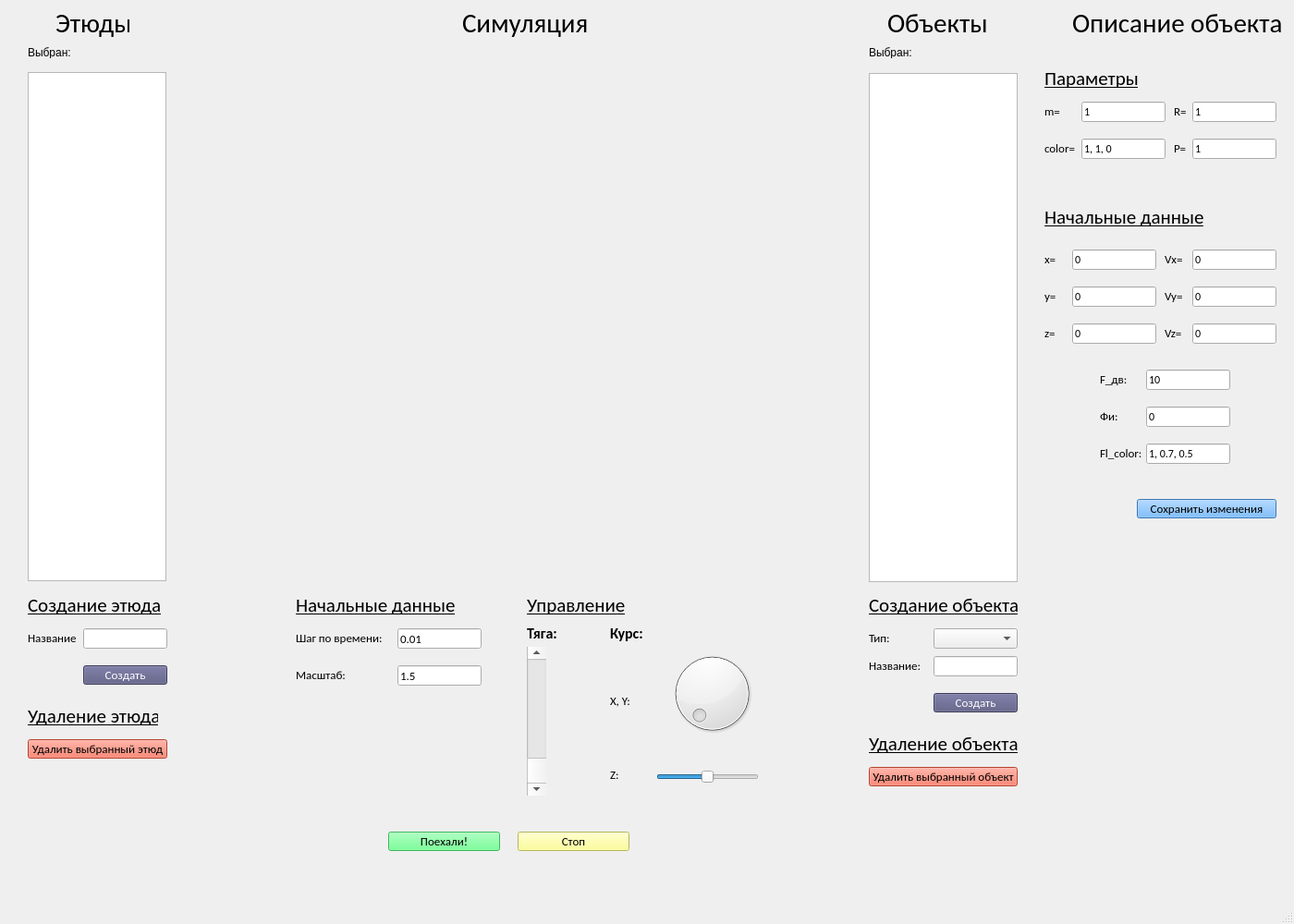
<?xml version="1.0" encoding="UTF-8"?>
<ui version="4.0">
 <class>MainWindow</class>
 <widget class="QMainWindow" name="MainWindow">
  <property name="geometry">
   <rect>
    <x>0</x>
    <y>0</y>
    <width>1400</width>
    <height>1000</height>
   </rect>
  </property>
  <property name="windowTitle">
   <string>MainWindow</string>
  </property>
  <widget class="QWidget" name="centralwidget">
   <widget class="QListWidget" name="listUniverseObjectsWidget">
    <property name="geometry">
     <rect>
      <x>940</x>
      <y>79</y>
      <width>161</width>
      <height>551</height>
     </rect>
    </property>
    <property name="font">
     <font>
      <family>Calibri</family>
     </font>
    </property>
   </widget>
   <widget class="QLabel" name="label">
    <property name="geometry">
     <rect>
      <x>60</x>
      <y>10</y>
      <width>80</width>
      <height>30</height>
     </rect>
    </property>
    <property name="font">
     <font>
      <family>Calibri</family>
      <pointsize>22</pointsize>
     </font>
    </property>
    <property name="text">
     <string>Этюды</string>
    </property>
   </widget>
   <widget class="QLabel" name="label_23">
    <property name="geometry">
     <rect>
      <x>1260</x>
      <y>350</y>
      <width>21</width>
      <height>21</height>
     </rect>
    </property>
    <property name="font">
     <font>
      <family>Calibri</family>
      <pointsize>10</pointsize>
     </font>
    </property>
    <property name="text">
     <string>Vz=</string>
    </property>
   </widget>
   <widget class="QLabel" name="Color">
    <property name="geometry">
     <rect>
      <x>1130</x>
      <y>150</y>
      <width>51</width>
      <height>21</height>
     </rect>
    </property>
    <property name="font">
     <font>
      <family>Calibri</family>
      <pointsize>10</pointsize>
     </font>
    </property>
    <property name="text">
     <string>color=</string>
    </property>
   </widget>
   <widget class="QPushButton" name="saveDataButton">
    <property name="geometry">
     <rect>
      <x>1230</x>
      <y>540</y>
      <width>151</width>
      <height>21</height>
     </rect>
    </property>
    <property name="font">
     <font>
      <family>Calibri</family>
      <pointsize>10</pointsize>
     </font>
    </property>
    <property name="styleSheet">
     <string notr="true">background-color: rgb(85, 170, 255);</string>
    </property>
    <property name="text">
     <string>Сохранить изменения</string>
    </property>
   </widget>
   <widget class="QLineEdit" name="z0_field">
    <property name="geometry">
     <rect>
      <x>1160</x>
      <y>350</y>
      <width>91</width>
      <height>22</height>
     </rect>
    </property>
    <property name="font">
     <font>
      <family>Calibri</family>
     </font>
    </property>
    <property name="text">
     <string>0</string>
    </property>
   </widget>
   <widget class="QLineEdit" name="R_field">
    <property name="geometry">
     <rect>
      <x>1290</x>
      <y>110</y>
      <width>91</width>
      <height>22</height>
     </rect>
    </property>
    <property name="font">
     <font>
      <family>Calibri</family>
     </font>
    </property>
    <property name="text">
     <string>1</string>
    </property>
   </widget>
   <widget class="QLabel" name="label_3">
    <property name="geometry">
     <rect>
      <x>1270</x>
      <y>110</y>
      <width>21</width>
      <height>21</height>
     </rect>
    </property>
    <property name="font">
     <font>
      <family>Calibri</family>
      <pointsize>10</pointsize>
     </font>
    </property>
    <property name="text">
     <string>R=</string>
    </property>
   </widget>
   <widget class="QLineEdit" name="x0_field">
    <property name="geometry">
     <rect>
      <x>1160</x>
      <y>270</y>
      <width>91</width>
      <height>22</height>
     </rect>
    </property>
    <property name="font">
     <font>
      <family>Calibri</family>
     </font>
    </property>
    <property name="text">
     <string>0</string>
    </property>
   </widget>
   <widget class="QLabel" name="label_22">
    <property name="geometry">
     <rect>
      <x>1190</x>
      <y>440</y>
      <width>31</width>
      <height>21</height>
     </rect>
    </property>
    <property name="font">
     <font>
      <family>Calibri</family>
      <pointsize>10</pointsize>
     </font>
    </property>
    <property name="text">
     <string>Фи:</string>
    </property>
   </widget>
   <widget class="QLineEdit" name="Vy0_field">
    <property name="geometry">
     <rect>
      <x>1290</x>
      <y>310</y>
      <width>91</width>
      <height>22</height>
     </rect>
    </property>
    <property name="font">
     <font>
      <family>Calibri</family>
     </font>
    </property>
    <property name="text">
     <string>0</string>
    </property>
   </widget>
   <widget class="QLineEdit" name="F_dv_field">
    <property name="geometry">
     <rect>
      <x>1240</x>
      <y>400</y>
      <width>91</width>
      <height>22</height>
     </rect>
    </property>
    <property name="font">
     <font>
      <family>Calibri</family>
     </font>
    </property>
    <property name="text">
     <string>10</string>
    </property>
   </widget>
   <widget class="QLineEdit" name="y0_field">
    <property name="geometry">
     <rect>
      <x>1160</x>
      <y>310</y>
      <width>91</width>
      <height>22</height>
     </rect>
    </property>
    <property name="font">
     <font>
      <family>Calibri</family>
     </font>
    </property>
    <property name="text">
     <string>0</string>
    </property>
   </widget>
   <widget class="QLineEdit" name="Phi_field">
    <property name="geometry">
     <rect>
      <x>1240</x>
      <y>440</y>
      <width>91</width>
      <height>22</height>
     </rect>
    </property>
    <property name="font">
     <font>
      <family>Calibri</family>
     </font>
    </property>
    <property name="text">
     <string>0</string>
    </property>
   </widget>
   <widget class="QLineEdit" name="Color_field">
    <property name="geometry">
     <rect>
      <x>1170</x>
      <y>150</y>
      <width>91</width>
      <height>22</height>
     </rect>
    </property>
    <property name="font">
     <font>
      <family>Calibri</family>
     </font>
    </property>
    <property name="text">
     <string>1, 1, 0</string>
    </property>
   </widget>
   <widget class="QLabel" name="Color_2">
    <property name="geometry">
     <rect>
      <x>1270</x>
      <y>150</y>
      <width>31</width>
      <height>21</height>
     </rect>
    </property>
    <property name="font">
     <font>
      <family>Calibri</family>
      <pointsize>10</pointsize>
     </font>
    </property>
    <property name="text">
     <string>P=</string>
    </property>
   </widget>
   <widget class="QLabel" name="label_17">
    <property name="geometry">
     <rect>
      <x>1130</x>
      <y>310</y>
      <width>21</width>
      <height>21</height>
     </rect>
    </property>
    <property name="font">
     <font>
      <family>Calibri</family>
      <pointsize>10</pointsize>
     </font>
    </property>
    <property name="text">
     <string>y=</string>
    </property>
   </widget>
   <widget class="QLineEdit" name="P_field">
    <property name="geometry">
     <rect>
      <x>1290</x>
      <y>150</y>
      <width>91</width>
      <height>22</height>
     </rect>
    </property>
    <property name="font">
     <font>
      <family>Calibri</family>
     </font>
    </property>
    <property name="text">
     <string>1</string>
    </property>
   </widget>
   <widget class="QLabel" name="label_20">
    <property name="geometry">
     <rect>
      <x>1260</x>
      <y>270</y>
      <width>21</width>
      <height>21</height>
     </rect>
    </property>
    <property name="font">
     <font>
      <family>Calibri</family>
      <pointsize>10</pointsize>
     </font>
    </property>
    <property name="text">
     <string>Vx=</string>
    </property>
   </widget>
   <widget class="QLabel" name="label_18">
    <property name="geometry">
     <rect>
      <x>1190</x>
      <y>400</y>
      <width>31</width>
      <height>21</height>
     </rect>
    </property>
    <property name="font">
     <font>
      <family>Calibri</family>
      <pointsize>10</pointsize>
     </font>
    </property>
    <property name="text">
     <string>F_дв:</string>
    </property>
   </widget>
   <widget class="QLineEdit" name="Flamecolor_field">
    <property name="geometry">
     <rect>
      <x>1240</x>
      <y>480</y>
      <width>91</width>
      <height>22</height>
     </rect>
    </property>
    <property name="font">
     <font>
      <family>Calibri</family>
     </font>
    </property>
    <property name="text">
     <string>1, 0.7, 0.5</string>
    </property>
   </widget>
   <widget class="QLineEdit" name="Vx0_field">
    <property name="geometry">
     <rect>
      <x>1290</x>
      <y>270</y>
      <width>91</width>
      <height>22</height>
     </rect>
    </property>
    <property name="font">
     <font>
      <family>Calibri</family>
     </font>
    </property>
    <property name="text">
     <string>0</string>
    </property>
   </widget>
   <widget class="QLabel" name="label_5">
    <property name="geometry">
     <rect>
      <x>1130</x>
      <y>110</y>
      <width>21</width>
      <height>21</height>
     </rect>
    </property>
    <property name="font">
     <font>
      <family>Calibri</family>
      <pointsize>10</pointsize>
     </font>
    </property>
    <property name="text">
     <string>m=</string>
    </property>
   </widget>
   <widget class="QLabel" name="label_21">
    <property name="geometry">
     <rect>
      <x>1260</x>
      <y>310</y>
      <width>21</width>
      <height>21</height>
     </rect>
    </property>
    <property name="font">
     <font>
      <family>Calibri</family>
      <pointsize>10</pointsize>
     </font>
    </property>
    <property name="text">
     <string>Vy=</string>
    </property>
   </widget>
   <widget class="QLabel" name="label_16">
    <property name="geometry">
     <rect>
      <x>1130</x>
      <y>270</y>
      <width>21</width>
      <height>21</height>
     </rect>
    </property>
    <property name="font">
     <font>
      <family>Calibri</family>
      <pointsize>10</pointsize>
     </font>
    </property>
    <property name="text">
     <string>x=</string>
    </property>
   </widget>
   <widget class="QLabel" name="Color_3">
    <property name="geometry">
     <rect>
      <x>1190</x>
      <y>480</y>
      <width>51</width>
      <height>21</height>
     </rect>
    </property>
    <property name="font">
     <font>
      <family>Calibri</family>
      <pointsize>10</pointsize>
     </font>
    </property>
    <property name="text">
     <string>Fl_color:</string>
    </property>
   </widget>
   <widget class="QLineEdit" name="Vz0_field">
    <property name="geometry">
     <rect>
      <x>1290</x>
      <y>350</y>
      <width>91</width>
      <height>22</height>
     </rect>
    </property>
    <property name="font">
     <font>
      <family>Calibri</family>
     </font>
    </property>
    <property name="text">
     <string>0</string>
    </property>
   </widget>
   <widget class="QLabel" name="label_19">
    <property name="geometry">
     <rect>
      <x>1130</x>
      <y>350</y>
      <width>21</width>
      <height>21</height>
     </rect>
    </property>
    <property name="font">
     <font>
      <family>Calibri</family>
      <pointsize>10</pointsize>
     </font>
    </property>
    <property name="text">
     <string>z=</string>
    </property>
   </widget>
   <widget class="QLineEdit" name="M_field">
    <property name="geometry">
     <rect>
      <x>1170</x>
      <y>110</y>
      <width>91</width>
      <height>22</height>
     </rect>
    </property>
    <property name="font">
     <font>
      <family>Calibri</family>
     </font>
    </property>
    <property name="text">
     <string>1</string>
    </property>
   </widget>
   <widget class="QLabel" name="label_6">
    <property name="geometry">
     <rect>
      <x>960</x>
      <y>10</y>
      <width>111</width>
      <height>30</height>
     </rect>
    </property>
    <property name="font">
     <font>
      <family>Calibri</family>
      <pointsize>22</pointsize>
     </font>
    </property>
    <property name="text">
     <string>Объекты</string>
    </property>
   </widget>
   <widget class="QLabel" name="label_7">
    <property name="geometry">
     <rect>
      <x>1160</x>
      <y>10</y>
      <width>231</width>
      <height>30</height>
     </rect>
    </property>
    <property name="font">
     <font>
      <family>Calibri</family>
      <pointsize>22</pointsize>
     </font>
    </property>
    <property name="text">
     <string>Описание объекта</string>
    </property>
   </widget>
   <widget class="QLabel" name="label_8">
    <property name="geometry">
     <rect>
      <x>500</x>
      <y>10</y>
      <width>141</width>
      <height>30</height>
     </rect>
    </property>
    <property name="font">
     <font>
      <family>Calibri</family>
      <pointsize>22</pointsize>
     </font>
    </property>
    <property name="text">
     <string>Симуляция</string>
    </property>
   </widget>
   <widget class="SpaceWidget" name="SpWidget" native="true">
    <property name="geometry">
     <rect>
      <x>230</x>
      <y>80</y>
      <width>671</width>
      <height>551</height>
     </rect>
    </property>
    <property name="font">
     <font>
      <family>Calibri</family>
     </font>
    </property>
   </widget>
   <widget class="QLabel" name="label_4">
    <property name="geometry">
     <rect>
      <x>320</x>
      <y>680</y>
      <width>141</width>
      <height>20</height>
     </rect>
    </property>
    <property name="font">
     <font>
      <family>Calibri</family>
      <pointsize>10</pointsize>
     </font>
    </property>
    <property name="text">
     <string>Шаг по времени:</string>
    </property>
   </widget>
   <widget class="QLineEdit" name="TStep_field">
    <property name="geometry">
     <rect>
      <x>430</x>
      <y>680</y>
      <width>91</width>
      <height>22</height>
     </rect>
    </property>
    <property name="font">
     <font>
      <family>Calibri</family>
      <pointsize>10</pointsize>
     </font>
    </property>
    <property name="text">
     <string>0.01</string>
    </property>
   </widget>
   <widget class="QSlider" name="Z_turbo">
    <property name="geometry">
     <rect>
      <x>710</x>
      <y>830</y>
      <width>111</width>
      <height>22</height>
     </rect>
    </property>
    <property name="font">
     <font>
      <family>Calibri</family>
     </font>
    </property>
    <property name="minimum">
     <number>-90</number>
    </property>
    <property name="maximum">
     <number>90</number>
    </property>
    <property name="singleStep">
     <number>1</number>
    </property>
    <property name="orientation">
     <enum>Qt::Horizontal</enum>
    </property>
   </widget>
   <widget class="QPushButton" name="StopButton">
    <property name="geometry">
     <rect>
      <x>560</x>
      <y>900</y>
      <width>121</width>
      <height>21</height>
     </rect>
    </property>
    <property name="font">
     <font>
      <family>Calibri</family>
      <pointsize>10</pointsize>
     </font>
    </property>
    <property name="styleSheet">
     <string notr="true">background-color: rgb(255, 255, 127);</string>
    </property>
    <property name="text">
     <string>Стоп</string>
    </property>
   </widget>
   <widget class="QScrollBar" name="F_Bar">
    <property name="geometry">
     <rect>
      <x>570</x>
      <y>700</y>
      <width>21</width>
      <height>161</height>
     </rect>
    </property>
    <property name="font">
     <font>
      <family>Calibri</family>
      <pointsize>10</pointsize>
     </font>
    </property>
    <property name="maximum">
     <number>100</number>
    </property>
    <property name="singleStep">
     <number>1</number>
    </property>
    <property name="orientation">
     <enum>Qt::Vertical</enum>
    </property>
    <property name="invertedAppearance">
     <bool>true</bool>
    </property>
   </widget>
   <widget class="QLineEdit" name="K_field">
    <property name="geometry">
     <rect>
      <x>430</x>
      <y>720</y>
      <width>91</width>
      <height>22</height>
     </rect>
    </property>
    <property name="font">
     <font>
      <family>Calibri</family>
      <pointsize>10</pointsize>
     </font>
    </property>
    <property name="text">
     <string>1.5</string>
    </property>
   </widget>
   <widget class="QLabel" name="label_10">
    <property name="geometry">
     <rect>
      <x>660</x>
      <y>830</y>
      <width>16</width>
      <height>16</height>
     </rect>
    </property>
    <property name="font">
     <font>
      <family>Calibri</family>
      <pointsize>10</pointsize>
     </font>
    </property>
    <property name="text">
     <string>Z:</string>
    </property>
   </widget>
   <widget class="QLabel" name="label_11">
    <property name="geometry">
     <rect>
      <x>320</x>
      <y>720</y>
      <width>111</width>
      <height>20</height>
     </rect>
    </property>
    <property name="font">
     <font>
      <family>Calibri</family>
      <pointsize>10</pointsize>
     </font>
    </property>
    <property name="text">
     <string>Масштаб:</string>
    </property>
   </widget>
   <widget class="QDial" name="Angle_Bar">
    <property name="geometry">
     <rect>
      <x>720</x>
      <y>700</y>
      <width>101</width>
      <height>101</height>
     </rect>
    </property>
    <property name="font">
     <font>
      <family>Calibri</family>
     </font>
    </property>
    <property name="minimum">
     <number>-180</number>
    </property>
    <property name="maximum">
     <number>180</number>
    </property>
    <property name="value">
     <number>-180</number>
    </property>
    <property name="wrapping">
     <bool>false</bool>
    </property>
   </widget>
   <widget class="QPushButton" name="StartButton">
    <property name="geometry">
     <rect>
      <x>420</x>
      <y>900</y>
      <width>121</width>
      <height>21</height>
     </rect>
    </property>
    <property name="font">
     <font>
      <family>Calibri</family>
      <pointsize>10</pointsize>
     </font>
    </property>
    <property name="styleSheet">
     <string notr="true">background-color: rgb(85, 255, 127);</string>
    </property>
    <property name="text">
     <string>Поехали!</string>
    </property>
   </widget>
   <widget class="QLabel" name="label_12">
    <property name="geometry">
     <rect>
      <x>660</x>
      <y>670</y>
      <width>61</width>
      <height>31</height>
     </rect>
    </property>
    <property name="font">
     <font>
      <family>Calibri</family>
      <pointsize>12</pointsize>
      <weight>75</weight>
      <bold>true</bold>
     </font>
    </property>
    <property name="text">
     <string>Курс:</string>
    </property>
   </widget>
   <widget class="QLabel" name="label_13">
    <property name="geometry">
     <rect>
      <x>570</x>
      <y>670</y>
      <width>61</width>
      <height>31</height>
     </rect>
    </property>
    <property name="font">
     <font>
      <family>Calibri</family>
      <pointsize>12</pointsize>
      <weight>75</weight>
      <bold>true</bold>
     </font>
    </property>
    <property name="text">
     <string>Тяга:</string>
    </property>
   </widget>
   <widget class="QLabel" name="label_14">
    <property name="geometry">
     <rect>
      <x>660</x>
      <y>750</y>
      <width>31</width>
      <height>16</height>
     </rect>
    </property>
    <property name="font">
     <font>
      <family>Calibri</family>
      <pointsize>10</pointsize>
     </font>
    </property>
    <property name="text">
     <string>X, Y:</string>
    </property>
   </widget>
   <widget class="QLabel" name="label_24">
    <property name="geometry">
     <rect>
      <x>320</x>
      <y>640</y>
      <width>181</width>
      <height>30</height>
     </rect>
    </property>
    <property name="font">
     <font>
      <family>Calibri</family>
      <pointsize>16</pointsize>
      <underline>true</underline>
     </font>
    </property>
    <property name="text">
     <string>Начальные данные</string>
    </property>
   </widget>
   <widget class="QLabel" name="label_25">
    <property name="geometry">
     <rect>
      <x>30</x>
      <y>640</y>
      <width>151</width>
      <height>30</height>
     </rect>
    </property>
    <property name="font">
     <font>
      <family>Calibri</family>
      <pointsize>16</pointsize>
      <underline>true</underline>
     </font>
    </property>
    <property name="text">
     <string>Создание этюда</string>
    </property>
   </widget>
   <widget class="QLabel" name="deleteLabel">
    <property name="geometry">
     <rect>
      <x>30</x>
      <y>760</y>
      <width>141</width>
      <height>30</height>
     </rect>
    </property>
    <property name="font">
     <font>
      <family>Calibri</family>
      <pointsize>16</pointsize>
      <underline>true</underline>
     </font>
    </property>
    <property name="text">
     <string>Удаление этюда</string>
    </property>
   </widget>
   <widget class="QLabel" name="label_27">
    <property name="geometry">
     <rect>
      <x>570</x>
      <y>640</y>
      <width>111</width>
      <height>30</height>
     </rect>
    </property>
    <property name="font">
     <font>
      <family>Calibri</family>
      <pointsize>16</pointsize>
      <underline>true</underline>
     </font>
    </property>
    <property name="text">
     <string>Управление</string>
    </property>
   </widget>
   <widget class="QListWidget" name="listEtudes">
    <property name="geometry">
     <rect>
      <x>30</x>
      <y>78</y>
      <width>150</width>
      <height>551</height>
     </rect>
    </property>
    <property name="font">
     <font>
      <family>Calibri</family>
     </font>
    </property>
   </widget>
   <widget class="QLineEdit" name="nameEtudeField">
    <property name="geometry">
     <rect>
      <x>90</x>
      <y>680</y>
      <width>91</width>
      <height>22</height>
     </rect>
    </property>
    <property name="font">
     <font>
      <family>Calibri</family>
      <pointsize>10</pointsize>
     </font>
    </property>
    <property name="text">
     <string/>
    </property>
   </widget>
   <widget class="QLabel" name="label_9">
    <property name="geometry">
     <rect>
      <x>30</x>
      <y>680</y>
      <width>61</width>
      <height>20</height>
     </rect>
    </property>
    <property name="font">
     <font>
      <family>Calibri</family>
      <pointsize>10</pointsize>
     </font>
    </property>
    <property name="text">
     <string>Название</string>
    </property>
   </widget>
   <widget class="QPushButton" name="createEtudeButton">
    <property name="geometry">
     <rect>
      <x>90</x>
      <y>720</y>
      <width>91</width>
      <height>21</height>
     </rect>
    </property>
    <property name="font">
     <font>
      <family>Calibri</family>
      <pointsize>10</pointsize>
     </font>
    </property>
    <property name="styleSheet">
     <string notr="true">background-color: rgb(85, 85, 127);
color: rgb(255, 255, 255);</string>
    </property>
    <property name="text">
     <string>Создать</string>
    </property>
   </widget>
   <widget class="QPushButton" name="deleteEtudeButton">
    <property name="geometry">
     <rect>
      <x>30</x>
      <y>800</y>
      <width>151</width>
      <height>21</height>
     </rect>
    </property>
    <property name="font">
     <font>
      <family>Calibri</family>
      <pointsize>10</pointsize>
     </font>
    </property>
    <property name="styleSheet">
     <string notr="true">background-color:#ff5e42;</string>
    </property>
    <property name="text">
     <string>Удалить выбранный этюд</string>
    </property>
    <property name="autoDefault">
     <bool>false</bool>
    </property>
   </widget>
   <widget class="QLabel" name="label_28">
    <property name="geometry">
     <rect>
      <x>940</x>
      <y>640</y>
      <width>161</width>
      <height>30</height>
     </rect>
    </property>
    <property name="font">
     <font>
      <family>Calibri</family>
      <pointsize>16</pointsize>
      <underline>true</underline>
     </font>
    </property>
    <property name="text">
     <string>Создание объекта</string>
    </property>
   </widget>
   <widget class="QLabel" name="label_29">
    <property name="geometry">
     <rect>
      <x>940</x>
      <y>790</y>
      <width>161</width>
      <height>30</height>
     </rect>
    </property>
    <property name="font">
     <font>
      <family>Calibri</family>
      <pointsize>16</pointsize>
      <underline>true</underline>
     </font>
    </property>
    <property name="text">
     <string>Удаление объекта</string>
    </property>
   </widget>
   <widget class="QPushButton" name="deleteObjectButton">
    <property name="geometry">
     <rect>
      <x>940</x>
      <y>830</y>
      <width>161</width>
      <height>21</height>
     </rect>
    </property>
    <property name="font">
     <font>
      <family>Calibri</family>
      <pointsize>10</pointsize>
     </font>
    </property>
    <property name="autoFillBackground">
     <bool>false</bool>
    </property>
    <property name="styleSheet">
     <string notr="true">background-color: rgb(255, 94, 66);</string>
    </property>
    <property name="text">
     <string>Удалить выбранный объект</string>
    </property>
   </widget>
   <widget class="QLabel" name="label_30">
    <property name="geometry">
     <rect>
      <x>1130</x>
      <y>70</y>
      <width>101</width>
      <height>30</height>
     </rect>
    </property>
    <property name="font">
     <font>
      <family>Calibri</family>
      <pointsize>16</pointsize>
      <underline>true</underline>
     </font>
    </property>
    <property name="text">
     <string>Параметры</string>
    </property>
   </widget>
   <widget class="QLabel" name="label_31">
    <property name="geometry">
     <rect>
      <x>1130</x>
      <y>220</y>
      <width>181</width>
      <height>30</height>
     </rect>
    </property>
    <property name="font">
     <font>
      <family>Calibri</family>
      <pointsize>16</pointsize>
      <underline>true</underline>
     </font>
    </property>
    <property name="text">
     <string>Начальные данные</string>
    </property>
   </widget>
   <widget class="QPushButton" name="createObjectButton">
    <property name="geometry">
     <rect>
      <x>1010</x>
      <y>750</y>
      <width>91</width>
      <height>21</height>
     </rect>
    </property>
    <property name="font">
     <font>
      <family>Calibri</family>
      <pointsize>10</pointsize>
     </font>
    </property>
    <property name="styleSheet">
     <string notr="true">background-color: rgb(85, 85, 127);
color: rgb(255, 255, 255);</string>
    </property>
    <property name="text">
     <string>Создать</string>
    </property>
   </widget>
   <widget class="QComboBox" name="typeObjectComboBox">
    <property name="geometry">
     <rect>
      <x>1010</x>
      <y>680</y>
      <width>91</width>
      <height>22</height>
     </rect>
    </property>
    <property name="font">
     <font>
      <family>Calibri</family>
     </font>
    </property>
   </widget>
   <widget class="QLabel" name="label_15">
    <property name="geometry">
     <rect>
      <x>940</x>
      <y>680</y>
      <width>61</width>
      <height>20</height>
     </rect>
    </property>
    <property name="font">
     <font>
      <family>Calibri</family>
      <pointsize>10</pointsize>
     </font>
    </property>
    <property name="text">
     <string>Тип:</string>
    </property>
   </widget>
   <widget class="QLineEdit" name="nameObjectField">
    <property name="geometry">
     <rect>
      <x>1010</x>
      <y>710</y>
      <width>91</width>
      <height>22</height>
     </rect>
    </property>
    <property name="font">
     <font>
      <family>Calibri</family>
      <pointsize>10</pointsize>
     </font>
    </property>
    <property name="text">
     <string/>
    </property>
   </widget>
   <widget class="QLabel" name="label_32">
    <property name="geometry">
     <rect>
      <x>940</x>
      <y>710</y>
      <width>61</width>
      <height>20</height>
     </rect>
    </property>
    <property name="font">
     <font>
      <family>Calibri</family>
      <pointsize>10</pointsize>
     </font>
    </property>
    <property name="text">
     <string>Название:</string>
    </property>
   </widget>
   <widget class="QLabel" name="label_2">
    <property name="geometry">
     <rect>
      <x>30</x>
      <y>50</y>
      <width>47</width>
      <height>13</height>
     </rect>
    </property>
    <property name="text">
     <string>Выбран:</string>
    </property>
   </widget>
   <widget class="QLabel" name="chosenEtudeLabel">
    <property name="geometry">
     <rect>
      <x>80</x>
      <y>50</y>
      <width>101</width>
      <height>16</height>
     </rect>
    </property>
    <property name="font">
     <font>
      <weight>75</weight>
      <bold>true</bold>
     </font>
    </property>
    <property name="text">
     <string/>
    </property>
   </widget>
   <widget class="QLabel" name="label_34">
    <property name="geometry">
     <rect>
      <x>940</x>
      <y>50</y>
      <width>47</width>
      <height>13</height>
     </rect>
    </property>
    <property name="text">
     <string>Выбран:</string>
    </property>
   </widget>
   <widget class="QLabel" name="chosenObjectLabel">
    <property name="geometry">
     <rect>
      <x>990</x>
      <y>50</y>
      <width>111</width>
      <height>16</height>
     </rect>
    </property>
    <property name="font">
     <font>
      <weight>75</weight>
      <bold>true</bold>
     </font>
    </property>
    <property name="text">
     <string/>
    </property>
   </widget>
  </widget>
  <widget class="QMenuBar" name="menubar">
   <property name="geometry">
    <rect>
     <x>0</x>
     <y>0</y>
     <width>1400</width>
     <height>21</height>
    </rect>
   </property>
  </widget>
  <widget class="QStatusBar" name="statusbar"/>
 </widget>
 <customwidgets>
  <customwidget>
   <class>SpaceWidget</class>
   <extends>QWidget</extends>
   <header location="global">spacewidget.h</header>
   <container>1</container>
  </customwidget>
 </customwidgets>
 <resources/>
 <connections/>
</ui>
